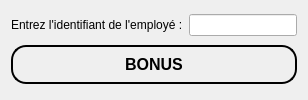
           <widget class="QWidget" name="tab_17">
            <attribute name="title">
             <string>Bonus</string>
            </attribute>
            <layout class="QGridLayout" name="gridLayout_5">
             <item row="0" column="0">
              <layout class="QHBoxLayout" name="horizontalLayout_169">
               <item>
                <widget class="QLabel" name="label_11">
                 <property name="text">
                  <string>Entrez l'identifiant de l'employé :</string>
                 </property>
                </widget>
               </item>
               <item>
                <widget class="QLineEdit" name="idInput"/>
               </item>
              </layout>
             </item>
             <item row="1" column="0">
              <widget class="QPushButton" name="bonusButton">
               <property name="styleSheet">
                <string notr="true">QPushButton {
   color: black;                  /* Couleur du texte par défaut */
   border: 2px solid black;     /* Bordure légèrement plus foncée */
   border-radius: 15px;            /* Coins arrondis */
   padding: 8px 8px;             /* Espacement interne */
   font-size: 16px;               /* Taille de police */
   font-weight: bold;             /* Texte en gras */
   transition: background-color 0.3s ease; /* Transition douce pour la couleur */
}</string>
               </property>
               <property name="text">
                <string>BONUS</string>
               </property>
              </widget>
             </item>
            </layout>
           </widget>
